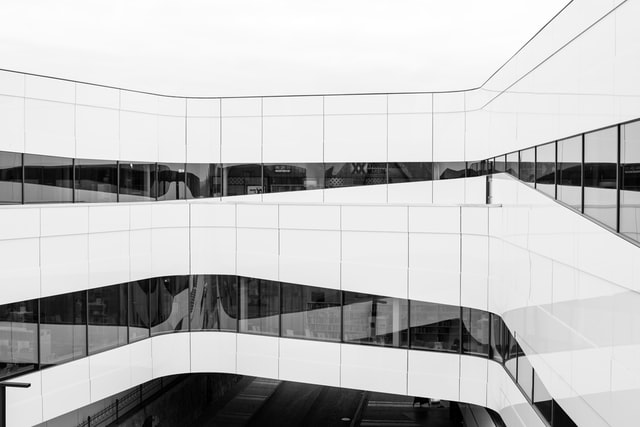
#> input picture Python_Study/OpenCV/image/jonas-aberg-DmgwxkcdFCM-unsplash.jpg, 640 x 427 px, found by its file name
$ jupyter execute 21_open_cv_Histogram.ipynb
#> lines starting #> are read from the running program, lines starting #| are printed output that depends on the picture
[cell 1]
import cv2
import numpy as np
import matplotlib.pyplot as plt

# Image Histogram
    1. bins : 히스토그램 그래프의 X축에서 표현되는 막대의 갯수. (간격 조절)
    2. dims : 이미지에서 조사하는 값을 의미. (차원, dimension)
    3. range : 측정하고자 하는 값의 범위

    우리는 이미 Threshold를 공부할 때 이미지 히스토그램에 대해서 살펴본 적이 있다. Image Histogram은 이미지 밝기의 분포를 그래프로 표현한 방식으로, Histogram을 이용하여 이미지 전체의 밝기 분포와 채도를 알 수 있다. 이미지 히스토그램으로 나타내어진 그래프의 X축은 색의 강도(0~255), Y축은 X축에 해당하는 색의 갯수를 의미한다. 아래 코드는 밝은 분위기의 이미지와 어두운 분위기의 이미지를 각각 히스토그램으로 나타낸 것이다. 밝은 이미지는 픽셀들의 색이 오른쪽에 치우쳐있고, 어두운 이미지는 픽셀들의 색이 왼쪽에 치우쳐져 있음을 알 수 있다. openCV에는 히스토그램을 분석할 수 있는 calcHist함수가 있다.

## cv2.calcHist(images, channels, mask, histSize, ranges [, hist [, accumulate]]) → hist
    이 함수는 하나 혹은 그 이상의 배열들에서 히스토그램을 계산하여 numpy 배열로 반환하는 함수이다.
    1. images : CV_8U, CV_16U, CV_32F 타입의 이미지를 인자로 받는다. 이미지의 채널 수는 상관 없다. 다만 이미지를 직접적으로 입력하고 싶으면 [] 연산자를 통해 이미지를 리스트화 해야 한다.
    2. channels : 히스토그램을 계산하는데 사용될 채널 리스트. Grayscale Image의 경우 [0]을, 컬러 이미지의 경우 B, G, R 순서대로 [0], [1], [2]를 인자로 입력하면 된다.
    3. mask : 이미지 전체에 대한 히스토그램을 구하고 싶으면 None, 이미지 특정 영역에 대한 히스토그램을 구하고 싶으면 해당 영역을 나타내는 image와 같은 크기를 가지면서 8bit 배열로 이루어진 Mask 값을 입력하면 된다. mask에서 0이 아닌 부분의 픽셀을 인식한다.
    4. histSize : bins 값을 의미한다. 0~255의 값을 가지므로 주로 [256]을 인자로 입력한다.
    5. ranges : range 값으로 측정하고자 하는 픽셀값의 범위를 나타낸다. 주로 [0, 256]을 인자로 입력한다.
    6. accumulate : 이 값이 설정되어 있으면 히스토그램을 계속해서 누적한다. 여러 배열에서 단일 히스토그램을 계산하거나 히스토그램을 적시에 업데이트 할 때 이 기능을 사용할 수 있다.

[cell 2]
img1 = cv2.imread('jonas-aberg-DmgwxkcdFCM-unsplash.jpg')
#> img1 is the input picture: shape (427, 640, 3); min 0, max 255, mean 192.4
img2 = cv2.imread('janusz-maniak-eP-LmfMwxpc-unsplash.jpg')
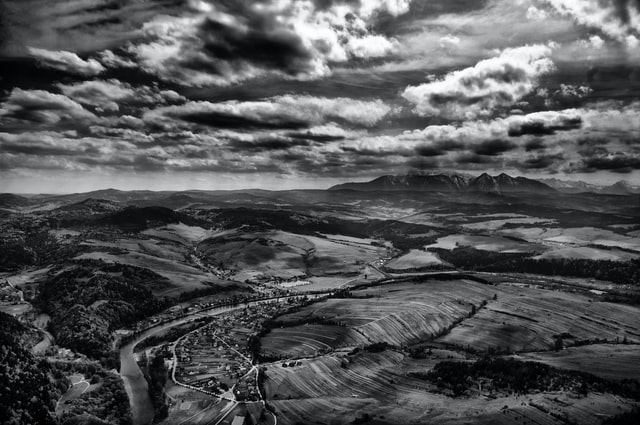
#> input picture Python_Study/OpenCV/image/janusz-maniak-eP-LmfMwxpc-unsplash.jpg, 640 x 425 px, found by its file name
#> img2 is the input picture: shape (425, 640, 3); mean B, G, R 86.9, 84.9, 83.9

hist1 = cv2.calcHist([img1], [0], None, [256], [0, 256])
#> hist1 = 256 values, max 14679 at index 238, min 76 at index 169, mean 1067.5
hist2 = cv2.calcHist([img2], [0], None, [256], [0, 256])
#> hist2 = 256 values, max 2167 at index 48, min 9 at index 1, mean 1062.5

plt.figure(figsize=(8, 6))
plt.subplot(221)
plt.title('img1')
plt.imshow(img1)
plt.axis('off')

plt.subplot(222)
plt.title('img2')
plt.imshow(img2)
plt.axis('off')

plt.subplot(223)
plt.plot(hist1, color="b")
plt.xlim([0, 256])

plt.subplot(224)
plt.plot(hist2, color="g")
plt.xlim([0, 256])
plt.show()
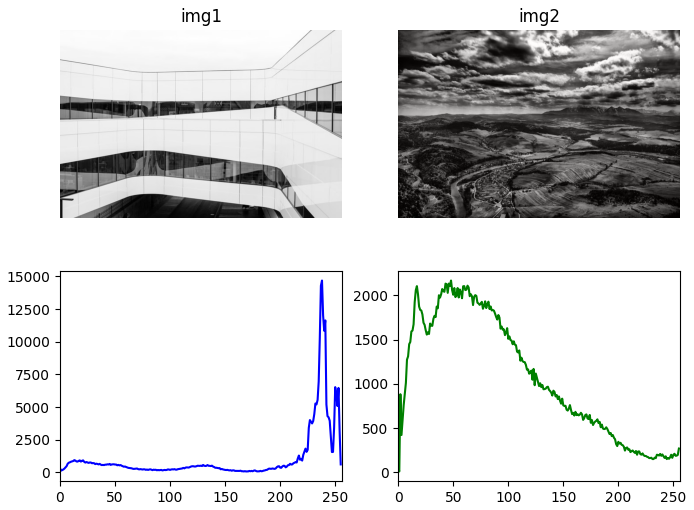
#> figure drawn by matplotlib, 4 panels; B, G, R data is drawn as R, G, B; panel 3: curve peaks at x = 238, y = 14679; panel 4: curve peaks at x = 48, y = 2167

[cell 3]
img3 = cv2.imread('bald-eagle-5463386_640.jpg')
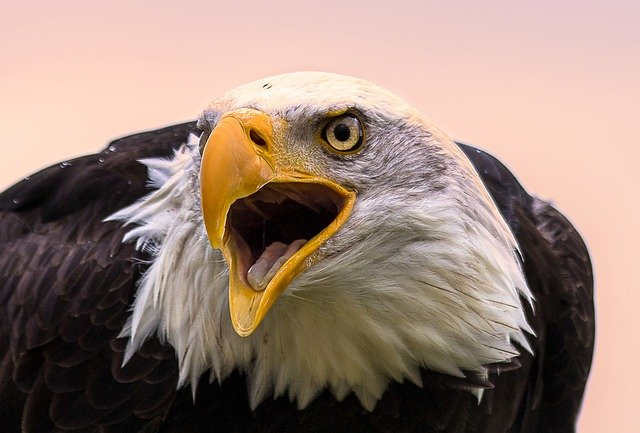
#> input picture Python_Study/OpenCV/image/bald-eagle-5463386_640.jpg, 640 x 433 px, found by its file name
#> img3 is the input picture: shape (433, 640, 3); mean B, G, R 117.9, 129.7, 152
img3_rgb = cv2.cvtColor(img3, cv2.COLOR_BGR2RGB)
img3_gray = cv2.cvtColor(img3, cv2.COLOR_BGR2GRAY)
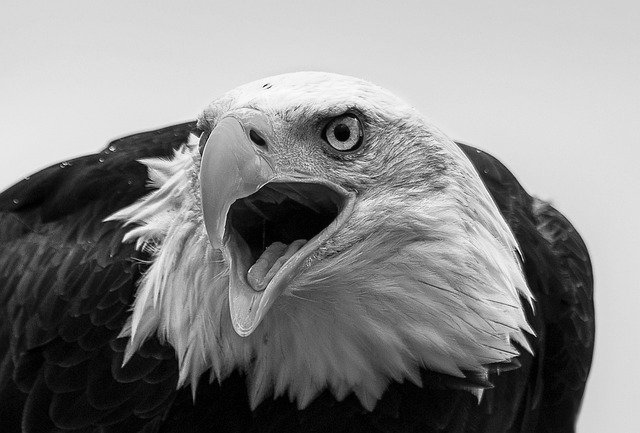
#> img3_gray: shape (433, 640); min 0, max 255, mean 135

plt.figure(figsize=(8, 6))
plt.subplot(221)
plt.title('Color Image')
plt.imshow(img3_rgb)
plt.axis('off')

plt.subplot(222)
plt.title('Grayscale Image')
plt.imshow(img3_gray, cmap="gray")
plt.axis('off')

plt.subplot(223)
color = ('b', 'g', 'r')
for i, col in enumerate(color):
    hist = cv2.calcHist([img3], [i], None, [256], [0, 256])
    plt.plot(hist, color=col)
plt.xlim([0, 256])

hist_gray = cv2.calcHist([img3_gray], [0], None, [256], [0, 256])
#> hist_gray = 256 values, max 7677 at index 219, min 3 at index 255, mean 1082.5
plt.subplot(224)
plt.plot(hist_gray, color="r")
plt.xlim([0, 256])

plt.tight_layout()
plt.show()
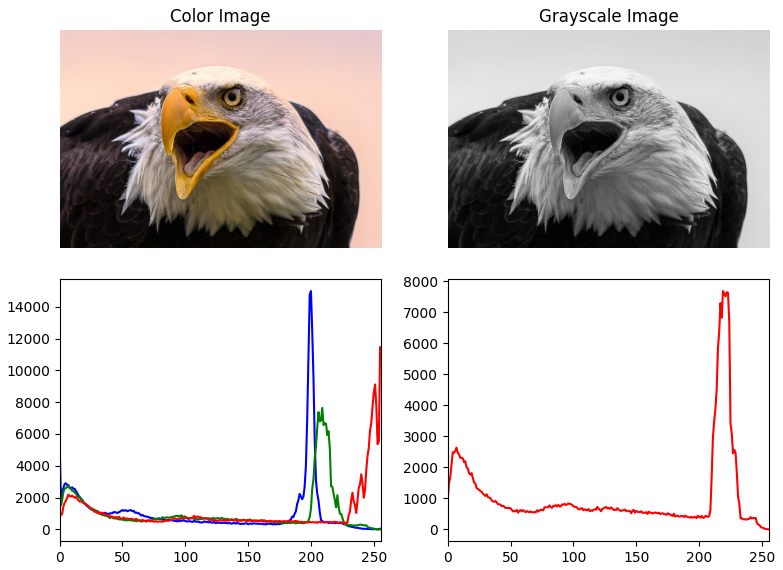
#> figure drawn by matplotlib, 4 panels; panel 3: curve peaks at x = 200, y = 14982; panel 3: curve peaks at x = 209, y = 7639; panel 3: curve peaks at x = 255, y = 11451; panel 4: curve peaks at x = 219, y = 7677

# Masked Image Histogram

[cell 4]
img = cv2.imread('jonas-aberg-DmgwxkcdFCM-unsplash.jpg')
mask = np.full(img.shape[:2], 0, dtype=np.uint8)
mask[100:350, 200:400] = 255

dst = cv2.bitwise_and(img, img, mask = mask)
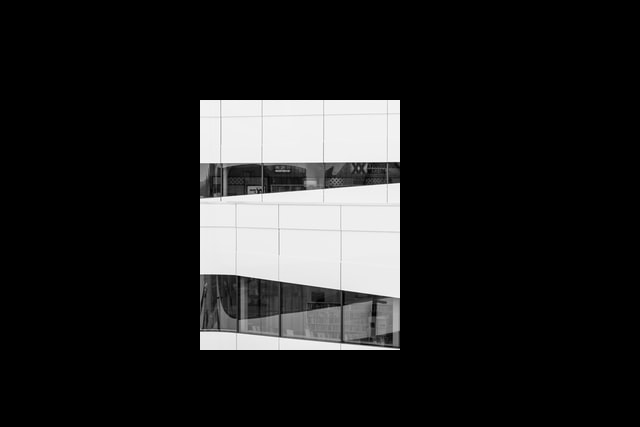
#> dst: shape (427, 640, 3); min 0, max 255, mean 33.6
hist = cv2.calcHist([img], [0], None, [256], [0, 256])
#> hist has the same summary as hist1
hist_mask = cv2.calcHist([img], [0], mask, [256], [0, 256])
#> hist_mask = 256 values, max 5069 at index 241, min 3 at index 1, mean 195.3

plt.figure(figsize=(8, 6))
plt.subplot(2, 2, 1)
plt.title('Image')
plt.imshow(img)
plt.axis('off')

plt.subplot(2, 2, 2)
plt.title('Mask Image')
plt.imshow(dst)
plt.axis('off')

plt.subplot(2, 2, 3)
plt.plot(hist, color="b")

plt.subplot(2, 2, 4)
plt.plot(hist_mask, color="g")
plt.ylim([0, 15000])
plt.show()
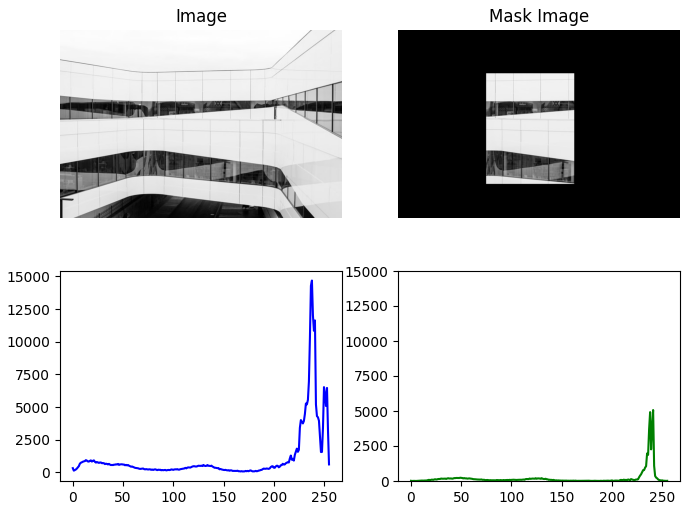
#> figure drawn by matplotlib, 4 panels; panel 3: curve peaks at x = 238, y = 14679; panel 4: curve peaks at x = 241, y = 5069

[cell 5]
img3 = cv2.imread('bald-eagle-5463386_640.jpg')
img3_rgb = cv2.cvtColor(img3, cv2.COLOR_BGR2RGB)
img3_gray = cv2.cvtColor(img3, cv2.COLOR_BGR2GRAY)

mask = np.zeros(img3.shape[:2], dtype=np.uint8)
mask[100:350, 200:400] = 255
masked_img = cv2.bitwise_and(img3, img3, mask=mask)
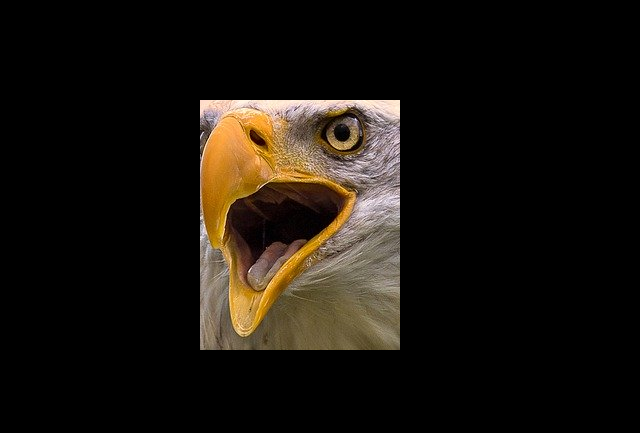
#> masked_img: shape (433, 640, 3); mean B, G, R 13.6, 19.6, 24.5
masked_img_rgb = cv2.cvtColor(masked_img, cv2.COLOR_BGR2RGB)

plt.figure(figsize=(8, 6))
plt.subplot(221)
plt.title('Color Image')
plt.imshow(img3_rgb)
plt.axis('off')

plt.subplot(222)
plt.title('Mask Image')
plt.imshow(masked_img_rgb)
plt.axis('off')

plt.subplot(223)
color = ('b', 'g', 'r')
for i, col in enumerate(color):
    hist = cv2.calcHist([img3], [i], None, [256], [0, 256])
    plt.plot(hist, color=col)
plt.xlim([-10, 256])

plt.subplot(224)
for i, col in enumerate(color):
    hist = cv2.calcHist([img3], [i], mask, [256], [0, 256])
    plt.plot(hist, color=col)
plt.xlim([-10, 256])

plt.tight_layout()
plt.show()
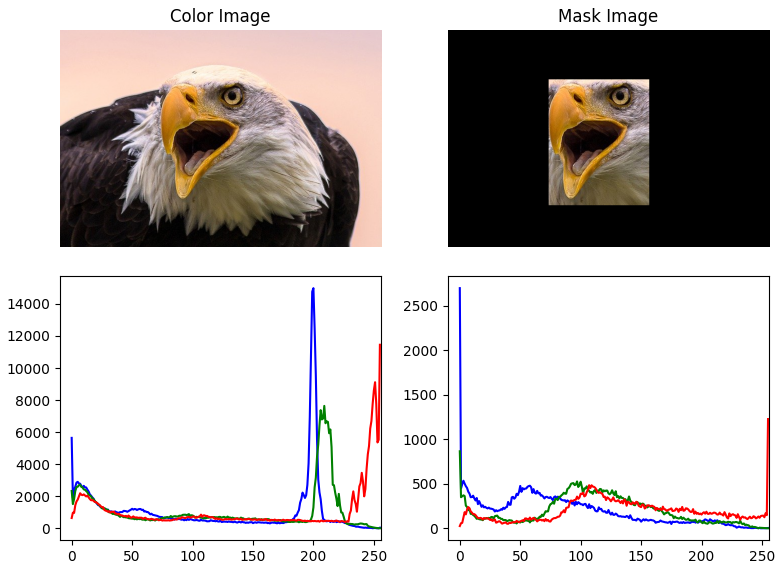
#> figure drawn by matplotlib, 4 panels; panel 3: curve peaks at x = 200, y = 14982; panel 3: curve peaks at x = 209, y = 7639; panel 3: curve peaks at x = 255, y = 11451; panel 4: curve peaks at x = 0, y = 2698

---
## Numpy와 Matplotlib 이용하기
    openCV의 calcHist 함수를 이용하는 것 이외에도 Numpy, Matplotlib를 이용하여 이미지 히스토그램을 찾을 수도 있다.

[cell 6]
img = cv2.imread('jonas-aberg-DmgwxkcdFCM-unsplash.jpg')
plt.figure(figsize=(8, 4))

# numpy의 histogram 함수 이용하기
hist_np, bins = np.histogram(np.ravel(img), 256, [0, 256])
#> hist_np = 256 values, max 44037 at index 238, min 228 at index 169, mean 3202.5; bins = 257 values from 0 to 256
plt.subplot(141)
plt.title("np.histogram")
plt.plot(hist_np, color="g")

# numpy의 bincount 함수 이용하기
hist_bin = np.bincount(np.ravel(img), minlength=256)
#> hist_bin has the same summary as hist_np
plt.subplot(142)
plt.title("np.bincount")
plt.plot(hist_bin, color="r")

# matplotlib histogram 이용하기
plt.subplot(143)
plt.title("plt.hist")
plt.hist(img.ravel(), 256, [0, 256])

# openCV calcHist 함수 이용하기
plt.subplot(144)
plt.title("cv2.calcHist")
plt.plot(hist1, color="black")
plt.ylim([0, 40000])

plt.tight_layout()
plt.show()
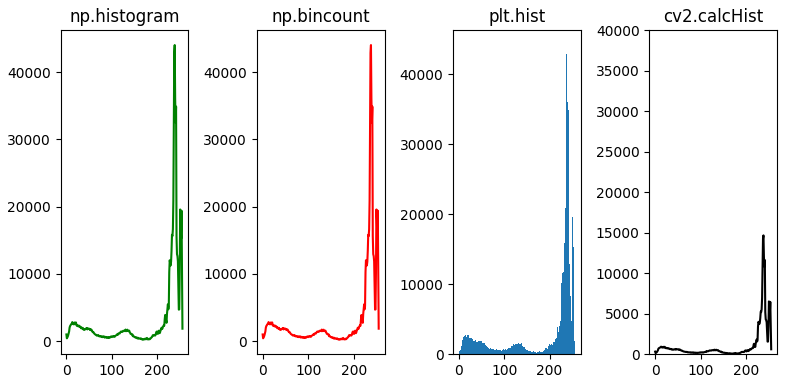
#> figure drawn by matplotlib, 4 panels; panel 1: curve peaks at x = 238, y = 44037; panel 2: curve peaks at x = 238, y = 44037; panel 3: tallest bar 44037 high, from x = 238 to 239; panel 4: curve peaks at x = 238, y = 14679
